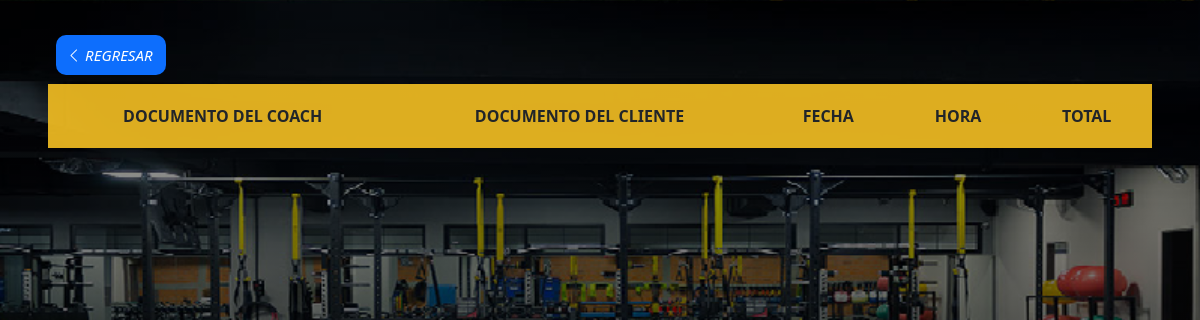
Page /vista/admin/imprimir/imp_ventas.php on the earlier database version.
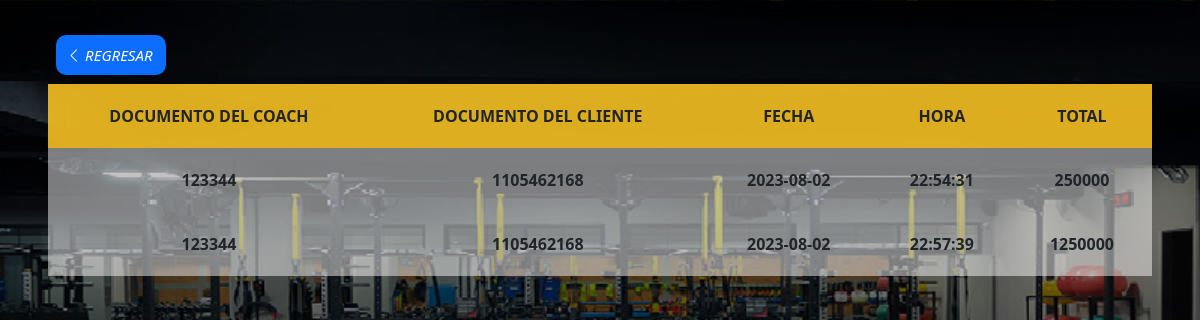
Same page on the later database version.
### tables this page shows
CREATE TABLE `venta` (
  `id_venta` int(11) NOT NULL,
  `doc_coach` int(10) NOT NULL,
  `doc_cliente` int(10) NOT NULL,
  `fecha` date NOT NULL,
  `hora` time NOT NULL,
  `total` float NOT NULL
);

### vista/admin/imprimir/imp_ventas.php (the view, shortened to what this page needs)
<?php
$daba = new Database();
$conex = $daba->conectar();
$SQL = $conex->prepare ("SELECT*FROM venta");
$SQL -> execute();
$resul=$SQL->fetchAll();
?>
<!DOCTYPE html>
<html lang="en">
<head>
    <link rel="stylesheet" href="../../../css/stiledi.css">
    <link rel="stylesheet" href=" https://cdn.jsdelivr.net/npm/bootstrap@5.3.0-alpha3/dist/css/bootstrap.min.css">
    <link rel="stylesheet" href="https://cdn.jsdelivr.net/npm/bootstrap-icons@1.10.4/font/bootstrap-icons.css">
    <link rel="stylesheet" href="https://cdn.jsdelivr.net/npm/bootstrap-icons@1.10.3/font/bootstrap-icons.css">
</head>
<body>
    <a class="btn btn success" href="../tablas/tabla_venta.php" style="margin-left: 3.6%; margin-top:3%; position:relative;">
    <i class="bi bi-chevron-left" style="padding:10px 14px 10px 10px; color:#fff; font-size:15px; background-color:#0d6efd; border-radius:10px;"> REGRESAR</i>
    </a>
    <table>
        <thead>
            <tr>
                <th>DOCUMENTO DEL COACH</th>
                <th>DOCUMENTO DEL CLIENTE</th>
                <th>FECHA</th>
                <th>HORA</th>
                <th>TOTAL</th>
            </tr>
        </thead>
        <?php
        foreach ($resul as $usu) {
        ?>
            <tr>
                <td><?= $usu['doc_coach'] ?></td>
                <td><?= $usu['doc_cliente'] ?></td>
                <td><?= $usu['fecha'] ?></td>
                <td><?= $usu['hora'] ?></td>
                <td><?= $usu['total'] ?></td>
            </tr>
        <?php
        }
        ?>
    </table>
</body>
</html>

### css/stiledi.css (style rules this page uses)
body { margin: 0; padding: 0; background:linear-gradient(0deg, rgba(0,0,0,10), rgba(0,0,0,0.3)), url(../img/lissta.png); background-size: 100%; font-family: sans-serif; height: 100vh; }
table { border-collapse: collapse; margin-top: 10px; width:92%; margin-left: 4%; background-color: #ffffff7a; text-align: left; border: collapse; Text-align:Center; }
td,th { font-weight: bold; padding:20px; }
thead { border-bottom: solid 5px #000; background-color: #edb612dd; }
a { text-decoration: none; margin-left: 10px; font-size: 20px; color: rgb(255, 255, 255); }

Differences in the rows shown:
added venta: doc_coach "123344", doc_cliente "1105462168", fecha "2023-08-02", hora "22:54:31", total "250000"
added venta: doc_coach "123344", doc_cliente "1105462168", fecha "2023-08-02", hora "22:57:39", total "1250000"
